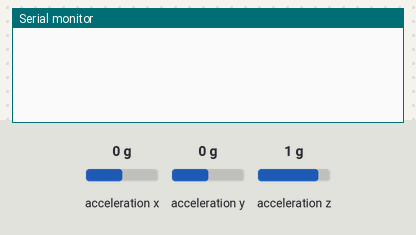
The sketch below on a simulated Arduino Nano 33 IoT. On the bench: the last lines printed to the serial monitor. The test bench sets the inputs (shaded band); at power-on: acceleration x 0 g, acceleration y 0 g, acceleration z 1 g.

Above: at 1.2 s.
1.3 s: acceleration x set to -1.4 g
At 2.4 s:
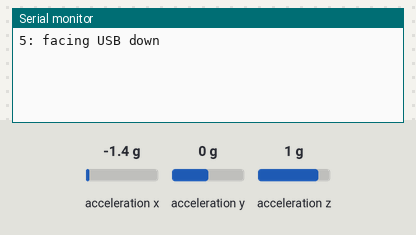
2.8 s: acceleration x set to -0.8 g
At 3.6 s:
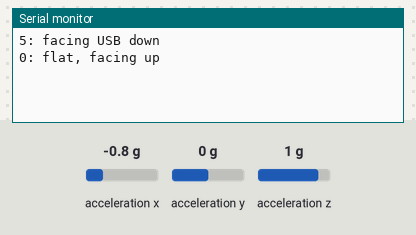
4.3 s: acceleration y set to -1.4 g
At 4.7 s:
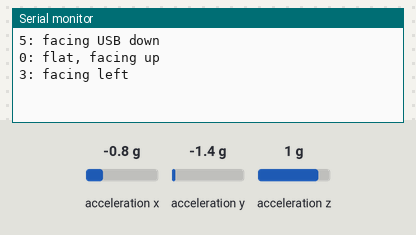
5.8 s: acceleration y set to 1.4 g
At 7.0 s:
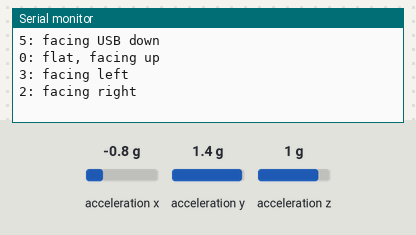

The sketch:

LSMD6S3_IMU_facing.ino
```cpp
#include <Arduino_LSM6DS3.h>

// the orientation of the board last time through the loop:
int lastOrientation = 0;

void setup() {
  Serial.begin(9600);

  if (!IMU.begin()) {
    Serial.println("Failed to initialize the IMU sensor");
    // stop the program:
    while(true);
  }
}


void loop() {
  float x, y, z;
  int orientation;

  if (IMU.accelerationAvailable()) {
    IMU.readAcceleration(x, y, z);
    /*
      The orientations of the board:
      0: flat, processor facing up  (z axis is 1)
      1: flat, processor facing down (z axis is -1)
      2: facing left (y axis is 1)
      3: facing right (y axis is -1)
      4: USB connector up (x axis is 1)
      5: USB connector down (x axis is -1)
    */

    // if abs(z) is largest, you're on the Z axis:
    if ( abs(z) > abs(x) && abs(z) > abs(y)) {
      if (z > 0) {
        orientation = 0;
      } else {
        orientation = 1;
      }
    }
    // if abs(y) is largest, you're on the Y axis:
    if ( abs(y) > abs(x) && abs(y) > abs(z)) {
      if (y > 0) {
        orientation = 2;
      } else {
        orientation = 3;
      }
    }
    // if abs(x) is largest, you're on the y axis:
    if ( abs(x) > abs(y) && abs(x) > abs(z)) {
      if (x > 0) {
        orientation = 4;
      } else {
        orientation = 5;
      }
    }

    // if the orientation has changed, print out a description:
    if (orientation != lastOrientation) {
      Serial.print(orientation);
      switch (orientation) {
        case 0:  // flat, up
          Serial.println(": flat, facing up");
          break;
        case 1:  // flat, down
          Serial.println(": flat, facing down");
          break;
        case 2:  // facing left
          Serial.println(": facing right");
          break;
        case 3:  // facing right
          Serial.println(": facing left");
          break;
        case 4:  // USB up
          Serial.println(": facing USB up");
          break;
        case 5:  // USB down
          Serial.println(": facing USB down");
          break;
      }
      // save current orientation for comparison next time:
      lastOrientation = orientation;
    }
  }
}
```

Measured:
- after the input at 1.3 s, the serial monitor: prints a new line at once (image 1)
- after the input at 2.8 s, the serial monitor: prints a new line at once (image 2)
- after the input at 4.3 s, the serial monitor: prints a new line at once (image 3)
- after the input at 5.8 s, the serial monitor: prints a new line at once (image 4)
